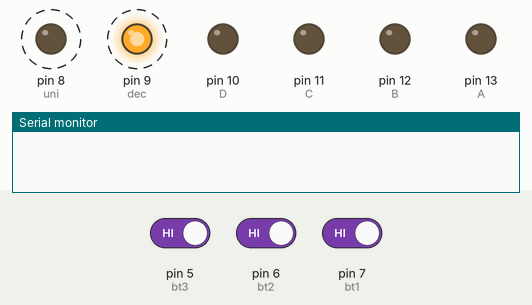
Bench run of a sketch on a simulated Arduino Uno, built with avr-gcc and run on an emulated ATmega328P. Parts: output pins drawn as LEDs (lit = HIGH), the last lines printed to the serial monitor. Dashed ring = blinking. Inputs (shaded band) come from the test bench; at power-on: pin 6 (bt2) HIGH, pin 5 (bt3) HIGH, pin 7 (bt1) HIGH.

Above: at 1.29 s.
1.3 s: pin 6 (bt2) driven LOW
At 1.53 s:
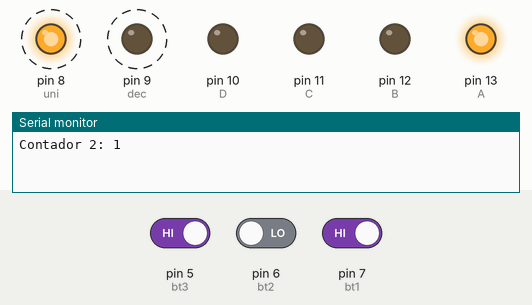
At 2.33 s:
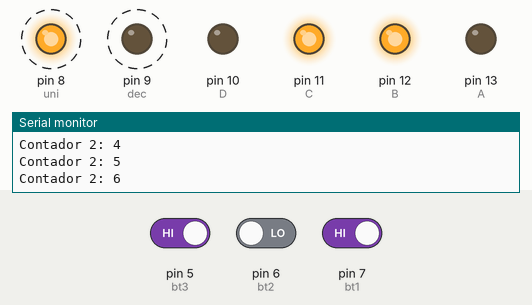
4.3 s: pin 5 (bt3) driven LOW
7.3 s: pin 7 (bt1) driven LOW
10.3 s: pin 7 (bt1) driven HIGH
At 10.35 s:
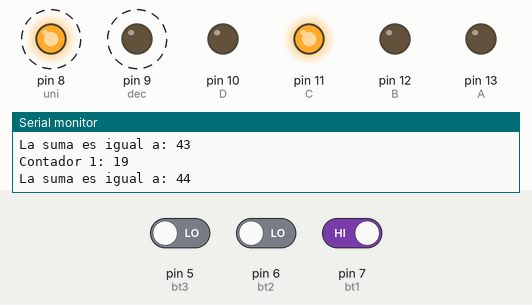
13.3 s: pin 7 (bt1) driven LOW
16.3 s: pin 5 (bt3) driven HIGH
At 16.45 s:
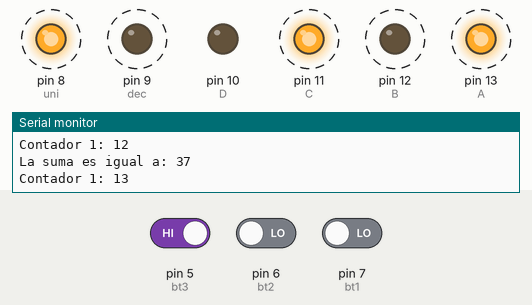
Timing chart, 0 to 20.3 s (numbered marks = the images above; inputs shaded):
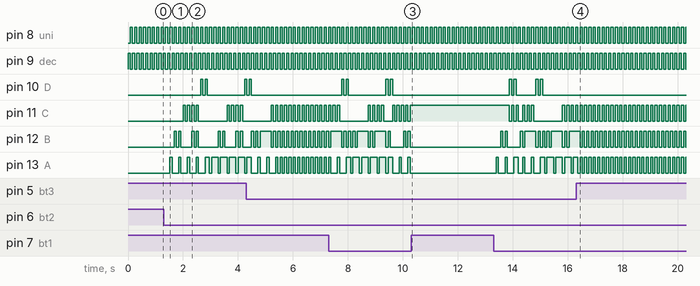

The sketch:

EdisonPicuasi-Deber2.ino
```cpp
//Edison Picuasi
//Deber 2
//Suma de numeros, valores de incremento accionadas por botones 1 y 2, boton 3 realiza la operacion de suma

int bt1=7;  //pin boton 1
int bt2=6;  //pin boton 2
int bt3=5;  //pin boton 3
int A=13; //pin salida display
int B=12; //pin salida display
int C=11; //pin salida display
int D=10; //pin salida display
int dec=9;  //pin salida display
int uni=8;  //pin salida display
int cont1=0,cont2=0,cont3=0;  //varaibles de conteo
int decenas=0;  //variable de almacenamiento
int unidades=0; //variable de almacenamiento

void setup() {
Serial.begin(9600);
pinMode(bt1,INPUT); //Configuracion de pin
pinMode(bt2,INPUT); //Configuracion de pin
pinMode(bt3,INPUT); //Configuracion de pin
pinMode(A,OUTPUT); //Configuracion de pin
pinMode(B,OUTPUT); //Configuracion de pin
pinMode(C,OUTPUT); //Configuracion de pin
pinMode(D,OUTPUT); //Configuracion de pin
pinMode(dec,OUTPUT); //Configuracion de pin
pinMode(uni,OUTPUT); //Configuracion de pin
}

void loop() {
/*------ PRIMER OPERADOR ------*/

if(digitalRead(bt1)==LOW){  //condicion de activacion
  if(cont1<25){ //condicion de limiente del contador
    cont1++;  //el contador aumenta
    Serial.print("Contador 1: "); //Imprime mensaje por CX
    Serial.println(cont1);  //Imprime el valor por CX
    }else{
      cont1=0;  //reinicia la variable
      }

decenas=cont1/10; //almacena el valor de conteo
unidades=cont1-decenas*10;  //almacena el valor de conteo

  }

/*------ SEGUNDO OPERADOR ------*/

if(digitalRead(bt2)==LOW){  //condicion de activacion

  if(cont2<25){ //condicion limite del contador
    cont2++;  //el contador aumenta
    Serial.print("Contador 2: "); //Imprime mensaje por CX
    Serial.println(cont2);  //Imprime el valor por CX
    }else{
      cont2==0; //reinicia la variable
      }

decenas=cont2/10; //almacena el valor de conteo
unidades=cont2-decenas*10;  //almacena el valor de conteo

 }

/*------ SUMA ------*/

if(digitalRead(bt3)==LOW){  //condicion de activacion
  cont3=cont1+cont2;  //Almacena el valor de la suma entre los operadores 1 y 2
  Serial.print("La suma es igual a: "); //Imprime mensaje por CX
  Serial.println(cont3);  //Imprime el valor por CX
  decenas=cont3/10; //almacena el valor de conteo
  unidades=cont3-decenas*10;  //almacena el valor de conteo
  }

digitalWrite(dec,HIGH); //activa pin de decenas
digitalWrite(uni,LOW);  //desactiva el pin de las unidades
numeros(decenas); //llamamos al metodo
delay(80);

digitalWrite(dec,LOW);  //desactiva pin de decenas
digitalWrite(uni,HIGH); //activa pin de unidades
numeros(unidades);  //llamamos al metodo
delay(80);

}

void numeros (int j){

  switch(j){
    case 0:
    digitalWrite(A,LOW);
    digitalWrite(B,LOW);
    digitalWrite(C,LOW);
    digitalWrite(D,LOW);
    break;
    case 1:
    digitalWrite(A,HIGH);
    digitalWrite(B,LOW);
    digitalWrite(C,LOW);
    digitalWrite(D,LOW);
    break;
    case 2:
    digitalWrite(A,LOW);
    digitalWrite(B,HIGH);
    digitalWrite(C,LOW);
    digitalWrite(D,LOW);
    break;
    case 3:
    digitalWrite(A,HIGH);
    digitalWrite(B,HIGH);
    digitalWrite(C,LOW);
    digitalWrite(D,LOW);
    break;
    case 4:
    digitalWrite(A,LOW);
    digitalWrite(B,LOW);
    digitalWrite(C,HIGH);
    digitalWrite(D,LOW);
    break;
    case 5:
    digitalWrite(A,HIGH);
    digitalWrite(B,LOW);
    digitalWrite(C,HIGH);
    digitalWrite(D,LOW);
    break;
    case 6:
    digitalWrite(A,LOW);
    digitalWrite(B,HIGH);
    digitalWrite(C,HIGH);
    digitalWrite(D,LOW);
    break;
    case 7:
    digitalWrite(A,HIGH);
    digitalWrite(B,HIGH);
    digitalWrite(C,HIGH);
    digitalWrite(D,LOW);
    break;
    case 8:
    digitalWrite(A,LOW);
    digitalWrite(B,LOW);
    digitalWrite(C,LOW);
    digitalWrite(D,HIGH);
    break;
    case 9:
    digitalWrite(A,HIGH);
    digitalWrite(B,LOW);
    digitalWrite(C,LOW);
    digitalWrite(D,HIGH);
    break;

    }

  }
```

Measured:
- after the input at 1.3 s, pin 10 (D): goes HIGH 0.08 s, LOW 0.08 s, HIGH 0.08 s, LOW 1.4 s, then HIGH, starting after 1.3 s; pin 11 (C): goes 3 × (HIGH 0.08 s, LOW 0.08 s), HIGH 0.08 s, LOW 1.0 s, 3 × (HIGH 0.08 s, LOW 0.08 s), HIGH 0.08 s, then LOW, starting after 0.70 s
- after the input at 10.3 s, pin 10 (D), pin 12 (B), pin 13 (A): stops changing and stays LOW; pin 11 (C): stops changing and stays HIGH
- after the input at 16.3 s, pin 10 (D): stops changing and stays LOW
- by itself, pin 8 (uni), pin 9 (dec): alternates HIGH for 0.08 s and LOW for 0.08 s
